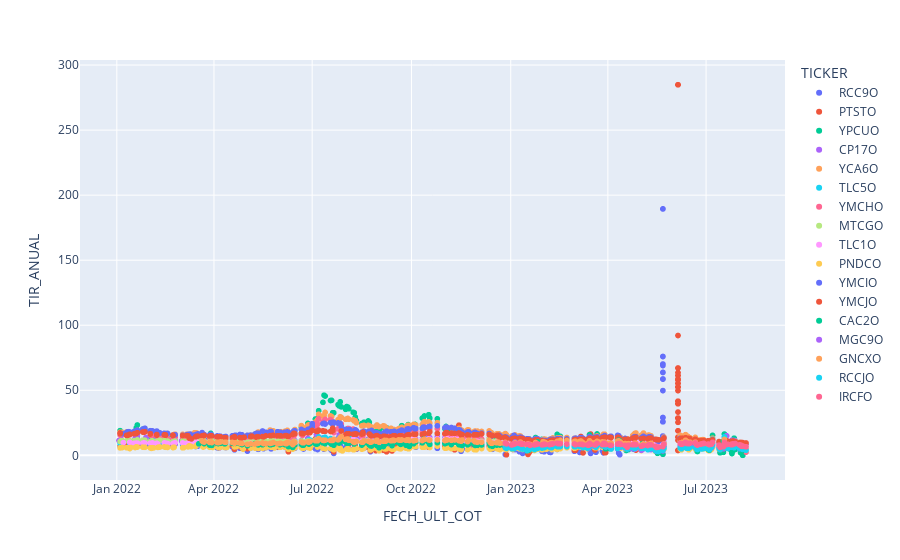

Write notebook code for a chart like this one.
### Markdown cell above
Plotea las TIRs de todos los tickers

### Code cell
today=date.today().strftime("%d-%m-%Y")
csv_name=f"cotizaciones_historicas_al_{today}.csv"
master_df=pd.read_csv(csv_name)

# Custom mapping for Spanish month names
month_mapping = {
    'Ene': 'Jan',
    'Feb': 'Feb',
    'Mar': 'Mar',
    'Abr': 'Apr',
    'May': 'May',
    'Jun': 'Jun',
    'Jul': 'Jul',
    'Ago': 'Aug',
    'Sep': 'Sep',
    'Oct': 'Oct',
    'Nov': 'Nov',
    'Dic': 'Dec'
}
# Reemplaza los nombres de los meses en español en la columna 'FECH_ULT_COT' por los equivalentes en inglés utilizando el mapeo
master_df["FECH_ULT_COT"]=master_df["FECH_ULT_COT"].replace(month_mapping, regex=True)

# Convierte la columna 'FECH_ULT_COT' al formato de fecha y hora de pandas ('datetime') utilizando el formato especificado
master_df['FECH_ULT_COT'] = pd.to_datetime(master_df['FECH_ULT_COT'], format='%d-%b-%y')
# Elimina el último carácter de cada valor en la columna 'TIR_ANUAL' para eliminar el símbolo de porcentaje
master_df['TIR_ANUAL'] = master_df['TIR_ANUAL'].str[:-1]
# Convierte los valores en la columna 'TIR_ANUAL' a números de punto flotante (float), y asigna None a los valores vacíos o nulos
master_df['TIR_ANUAL'] = master_df['TIR_ANUAL'].apply(lambda x: float(x) if (x and x!="**") else None)
# Crea un gráfico de dispersión utilizando los datos del DataFrame 'master_df', utilizando la columna 'FECH_ULT_COT' como eje x, la columna 'TIR_ANUAL' como eje y, y la columna 'TICKER' para asignar colores a los puntos en el gráfico
fig = px.scatter(master_df, x='FECH_ULT_COT', y="TIR_ANUAL",color="TICKER",)
# Show the plot
fig.show()

### Figure 1 — Plotly figure (JSON) as saved in the notebook; plotly's stock layout.template omitted (floating-point values rounded to 4 significant figures; data arrays with more than 128 entries replaced by an {"elided": "..."} marker saying what was removed)
{"data": [{"hovertemplate": "TICKER=RCC9O<br>FECH_ULT_COT=%{x}<br>TIR_ANUAL=%{y}<extra></extra>", "legendgroup": "RCC9O", "marker": {"color": "#636efa", "symbol": "circle"}, "mode": "markers", "name": "RCC9O", "showlegend": true, "type": "scattergl", "x": {"elided": "281 str values"}, "xaxis": "x", "y": {"elided": "281 float values"}, "yaxis": "y"}, {"hovertemplate": "TICKER=PTSTO<br>FECH_ULT_COT=%{x}<br>TIR_ANUAL=%{y}<extra></extra>", "legendgroup": "PTSTO", "marker": {"color": "#EF553B", "symbol": "circle"}, "mode": "markers", "name": "PTSTO", "showlegend": true, "type": "scattergl", "x": {"elided": "291 str values"}, "xaxis": "x", "y": {"elided": "291 float values"}, "yaxis": "y"}, {"hovertemplate": "TICKER=YPCUO<br>FECH_ULT_COT=%{x}<br>TIR_ANUAL=%{y}<extra></extra>", "legendgroup": "YPCUO", "marker": {"color": "#00cc96", "symbol": "circle"}, "mode": "markers", "name": "YPCUO", "showlegend": true, "type": "scattergl", "x": {"elided": "318 str values"}, "xaxis": "x", "y": {"elided": "318 float values"}, "yaxis": "y"}, {"hovertemplate": "TICKER=CP17O<br>FECH_ULT_COT=%{x}<br>TIR_ANUAL=%{y}<extra></extra>", "legendgroup": "CP17O", "marker": {"color": "#ab63fa", "symbol": "circle"}, "mode": "markers", "name": "CP17O", "showlegend": true, "type": "scattergl", "x": {"elided": "318 str values"}, "xaxis": "x", "y": {"elided": "318 float values"}, "yaxis": "y"}, {"hovertemplate": "TICKER=YCA6O<br>FECH_ULT_COT=%{x}<br>TIR_ANUAL=%{y}<extra></extra>", "legendgroup": "YCA6O", "marker": {"color": "#FFA15A", "symbol": "circle"}, "mode": "markers", "name": "YCA6O", "showlegend": true, "type": "scattergl", "x": {"elided": "318 str values"}, "xaxis": "x", "y": {"elided": "318 float values"}, "yaxis": "y"}, {"hovertemplate": "TICKER=TLC5O<br>FECH_ULT_COT=%{x}<br>TIR_ANUAL=%{y}<extra></extra>", "legendgroup": "TLC5O", "marker": {"color": "#19d3f3", "symbol": "circle"}, "mode": "markers", "name": "TLC5O", "showlegend": true, "type": "scattergl", "x": {"elided": "318 str values"}, "xaxis": "x", "y": {"elided": "318 float values"}, "yaxis": "y"}, {"hovertemplate": "TICKER=YMCHO<br>FECH_ULT_COT=%{x}<br>TIR_ANUAL=%{y}<extra></extra>", "legendgroup": "YMCHO", "marker": {"color": "#FF6692", "symbol": "circle"}, "mode": "markers", "name": "YMCHO", "showlegend": true, "type": "scattergl", "x": {"elided": "318 str values"}, "xaxis": "x", "y": {"elided": "318 float values"}, "yaxis": "y"}, {"hovertemplate": "TICKER=MTCGO<br>FECH_ULT_COT=%{x}<br>TIR_ANUAL=%{y}<extra></extra>", "legendgroup": "MTCGO", "marker": {"color": "#B6E880", "symbol": "circle"}, "mode": "markers", "name": "MTCGO", "showlegend": true, "type": "scattergl", "x": {"elided": "318 str values"}, "xaxis": "x", "y": {"elided": "318 float values"}, "yaxis": "y"}, {"hovertemplate": "TICKER=TLC1O<br>FECH_ULT_COT=%{x}<br>TIR_ANUAL=%{y}<extra></extra>", "legendgroup": "TLC1O", "marker": {"color": "#FF97FF", "symbol": "circle"}, "mode": "markers", "name": "TLC1O", "showlegend": true, "type": "scattergl", "x": {"elided": "313 str values"}, "xaxis": "x", "y": {"elided": "313 float values"}, "yaxis": "y"}, {"hovertemplate": "TICKER=PNDCO<br>FECH_ULT_COT=%{x}<br>TIR_ANUAL=%{y}<extra></extra>", "legendgroup": "PNDCO", "marker": {"color": "#FECB52", "symbol": "circle"}, "mode": "markers", "name": "PNDCO", "showlegend": true, "type": "scattergl", "x": {"elided": "318 str values"}, "xaxis": "x", "y": {"elided": "318 float values"}, "yaxis": "y"}, {"hovertemplate": "TICKER=YMCIO<br>FECH_ULT_COT=%{x}<br>TIR_ANUAL=%{y}<extra></extra>", "legendgroup": "YMCIO", "marker": {"color": "#636efa", "symbol": "circle"}, "mode": "markers", "name": "YMCIO", "showlegend": true, "type": "scattergl", "x": {"elided": "318 str values"}, "xaxis": "x", "y": {"elided": "318 float values"}, "yaxis": "y"}, {"hovertemplate": "TICKER=YMCJO<br>FECH_ULT_COT=%{x}<br>TIR_ANUAL=%{y}<extra></extra>", "legendgroup": "YMCJO", "marker": {"color": "#EF553B", "symbol": "circle"}, "mode": "markers", "name": "YMCJO", "showlegend": true, "type": "scattergl", "x": {"elided": "318 str values"}, "xaxis": "x", "y": {"elided": "318 float values"}, "yaxis": "y"}, {"hovertemplate": "TICKER=CAC2O<br>FECH_ULT_COT=%{x}<br>TIR_ANUAL=%{y}<extra></extra>", "legendgroup": "CAC2O", "marker": {"color": "#00cc96", "symbol": "circle"}, "mode": "markers", "name": "CAC2O", "showlegend": true, "type": "scattergl", "x": {"elided": "281 str values"}, "xaxis": "x", "y": {"elided": "281 float values"}, "yaxis": "y"}, {"hovertemplate": "TICKER=MGC9O<br>FECH_ULT_COT=%{x}<br>TIR_ANUAL=%{y}<extra></extra>", "legendgroup": "MGC9O", "marker": {"color": "#ab63fa", "symbol": "circle"}, "mode": "markers", "name": "MGC9O", "showlegend": true, "type": "scattergl", "x": {"elided": "154 str values"}, "xaxis": "x", "y": {"elided": "154 float values"}, "yaxis": "y"}, {"hovertemplate": "TICKER=GNCXO<br>FECH_ULT_COT=%{x}<br>TIR_ANUAL=%{y}<extra></extra>", "legendgroup": "GNCXO", "marker": {"color": "#FFA15A", "symbol": "circle"}, "mode": "markers", "name": "GNCXO", "showlegend": true, "type": "scattergl", "x": {"elided": "281 str values"}, "xaxis": "x", "y": {"elided": "281 float values"}, "yaxis": "y"}, {"hovertemplate": "TICKER=RCCJO<br>FECH_ULT_COT=%{x}<br>TIR_ANUAL=%{y}<extra></extra>", "legendgroup": "RCCJO", "marker": {"color": "#19d3f3", "symbol": "circle"}, "mode": "markers", "name": "RCCJO", "showlegend": true, "type": "scattergl", "x": {"elided": "154 str values"}, "xaxis": "x", "y": {"elided": "154 float values"}, "yaxis": "y"}, {"hovertemplate": "TICKER=IRCFO<br>FECH_ULT_COT=%{x}<br>TIR_ANUAL=%{y}<extra></extra>", "legendgroup": "IRCFO", "marker": {"color": "#FF6692", "symbol": "circle"}, "mode": "markers", "name": "IRCFO", "showlegend": true, "type": "scattergl", "x": {"elided": "154 str values"}, "xaxis": "x", "y": {"elided": "154 float values"}, "yaxis": "y"}], "layout": {"legend": {"title": {"text": "TICKER"}, "tracegroupgap": 0}, "margin": {"t": 60}, "xaxis": {"anchor": "y", "domain": [0, 1], "title": {"text": "FECH_ULT_COT"}}, "yaxis": {"anchor": "x", "domain": [0, 1], "title": {"text": "TIR_ANUAL"}}}}
